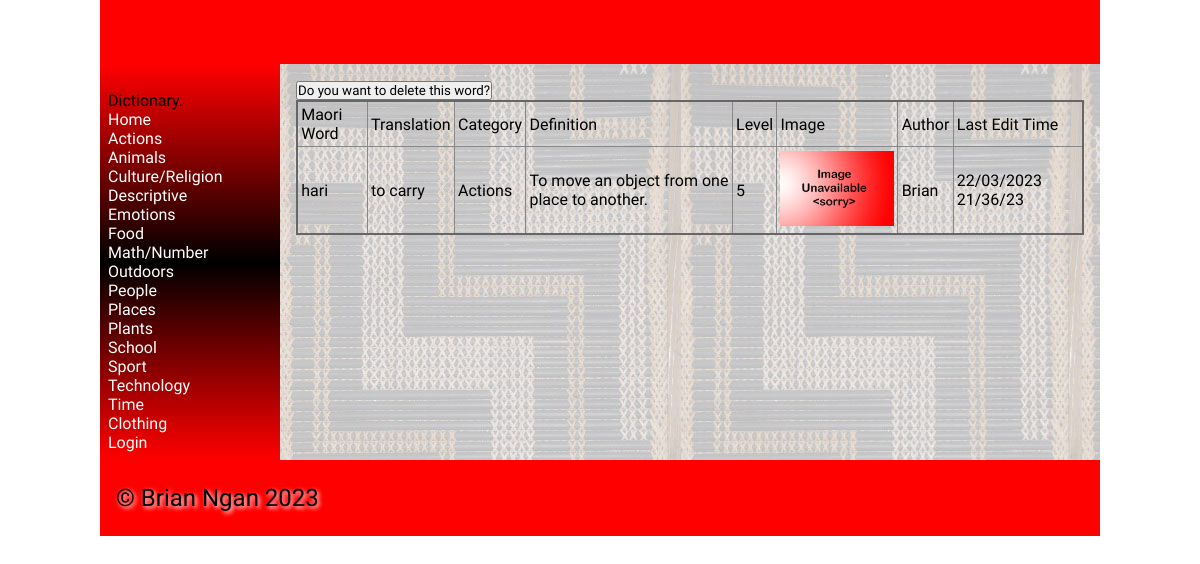
Page /worddisplay/1210 on the committed database.
### tables this page shows
CREATE TABLE categories
(
    id       integer
        primary key autoincrement,
    category varchar(30)
);

CREATE TABLE "vocab_list"
(
    id                  integer
        primary key autoincrement,
    maori_word          varchar default 30,
    english_translation varchar default 30,
    category            integer,
    definition          varchar default 500,
    level               integer,
    image               varchar(60),
    author              integer,
    last_edit_time      varchar(50)
);

CREATE TABLE user
(
    id         integer
        primary key autoincrement,
    first_name varchar default 30,
    last_name  varchar default 30,
    email      varchar default 80
        unique,
    password   char    default 60
, user_type integer);

### flaskProject/app.py (the view)
@app.route('/worddisplay/<word_id>')
def render_worddisplay(word_id):
    con = create_connection(DATABASE)
    cur = con.cursor()
    query = "SELECT vocab_list.id, vocab_list.maori_word, vocab_list.english_translation, categories.category, " \
            "vocab_list.definition, vocab_list.level, vocab_list.image, user.first_name, vocab_list.last_edit_time " \
            "FROM vocab_list INNER JOIN categories ON vocab_list.category=categories.id INNER JOIN user ON " \
            "vocab_list.author=user.id WHERE vocab_list.id = ?"
    cur.execute(query, (word_id,))
    words_list = cur.fetchall()
    return render_template('worddisplay.html', logged_in=logged_in_checker(), categories=get_all_category(),
                           word=words_list)

### flaskProject/app.py (called while the page is built)
def create_connection(db_file):
    try:
        connection = sqlite3.connect(db_file)
        return connection
    except Error as e:
        print(e)
    return None

def logged_in_checker():
    if session.get('email') is None:
        return None
    elif session.get('user_type') == 1:
        return 0
    elif session.get('user_type') == 2:
        return 1

def get_all_category():
    con = create_connection(DATABASE)
    cur = con.cursor()
    query = "SELECT * FROM categories"
    cur.execute(query, )
    return cur.fetchall()

### flaskProject/templates/worddisplay.html (shortened to what this page needs)
{% extends "base.html" %}
{% block main %}
<table>
    <thead>
        <tr>
            <td>Maori Word</td>
            <td>Translation</td>
            <td>Category</td>
            <td>Definition</td>
            <td>Level</td>
            <td>Image</td>
            <td>Author</td>
            <td>Last Edit Time</td>
        </tr>
    </thead>
    <tbody>
    {% for credential in word %}
        <tr>
            <td>{{ credential[1] }}</td>
            <td>{{ credential[2] }}</td>
            <td>{{ credential[3] }}</td>
            <td>{{ credential[4] }}</td>
            <td>{{ credential[5] }}</td>
            <td>
                {% if credential[6] %}
                    <img src="/static/images/{{ credential[6] }}">
                {% else %}
                    <img src="/static/images/noimage.png">
                {% endif %}
            </td>
            <td>{{ credential[7] }}</td>
            <td>{{ credential[8] }}</td>
        </tr>
        <form method="post" action="/removeword" onsubmit="return confirm('Are you sure you want to delete this word?');">
            <input type="submit" value="Do you want to delete this word?">
        </form>
    {% endfor %}
    </tbody>
</table>
{% endblock %}

### flaskProject/templates/base.html (shortened to what this page needs)
<!doctype html>
<html lang="en">
<head>
	<link href="{{ url_for('static', filename='css/style.css') }}" rel="stylesheet">
</head>
<body>
	<div id="container">
		<header>
			<h1>{% block heading %}{% endblock %}</h1>
		</header>
		<nav>
			<div class="container">
				<div class="navbar-brand">Dictionary.</div>
					<div class="navbar-links">
						<a href="/">Home</a><br>
                        {% for category in categories %}
                        <a href="/category/{{ category[0] }}">{{ category[1] }}</a><br>
                        {% endfor %}
						{% if logged_in == None %}
						<a href="/login">Login</a>
						{% else %}
						<a href="/logout">Logout</a>
						{%endif%}
					</div>
			</div>
		</nav>
		<main>
            {% block main%}{% endblock %}
        </main>
		<footer>
			<p>
				&copy; Brian Ngan 2023
			</p>
		</footer>
	</div>
</body>
</html>

### flaskProject/static/css/style.css (style rules this page uses)
* { font-family: Comfortaa, sans-serif; margin: 0; padding: 0; box-sizing: border-box; }
#container { display: grid; grid-template-columns: 75px auto; grid-template-areas: 'nav header' 'main main' 'footer footer'; }
header { grid-area: header; background-color: #f00; padding: 1rem; }
nav { grid-area: nav; }
main { grid-area: main; padding: 1rem; background-color: #edd; }
h1, h2, h3, h4 { padding: 1rem 0; font-family: 'Suez One', serif; color: #000; text-shadow: 2px 2px 4px #fff; }
p { padding: 0.5rem 0; }
a { color: #222; }
img { width: 100%; }
table { width: 100%; border: 2px solid #666; border-collapse: collapse; }
th, td { border: 1px solid #888; padding: 0.2rem; text-align: left; }
footer { grid-area: footer; padding: 1rem; background-color: #f00; }
footer p { color: #000; text-shadow: 2px 2px 4px #fff; font-size: 1.5rem; }
@media only screen and (min-width: 768px) { #container { grid-template-columns: 180px auto; grid-template-areas: 'header header' 'nav main' 'footer footer'; } }
@media only screen and (min-width: 768px) { nav { background: linear-gradient(180deg, rgba(255,0,0,1) 0%, rgba(0, 0, 0, 1) 50%, rgba(255,0,0,1) 100%); padding: 0.5rem; } }
@media only screen and (min-width: 768px) { nav a { color: #fff; text-decoration: none; } }
@media only screen and (min-width: 768px) { main { background-image: url('/poutama.jpg'); } }
@media only screen and (min-width: 1000px) { #container { width: 1000px; margin: auto; } }

### rows in the picture
categories: category "Actions"
categories: category "Animals"
categories: category "Culture/Religion"
categories: category "Descriptive"
categories: category "Emotions"
categories: category "Food"
categories: category "Math/Number"
categories: category "Outdoors"
categories: category "People"
categories: category "Places"
categories: category "Plants"
categories: category "School"
categories: category "Sport"
categories: category "Technology"
categories: category "Time"
categories: category "Clothing"
vocab_list: maori_word "hari", english_translation "to carry", category "Actions", definition "To move an object from one place to another.", level "5", image (placeholder picture), first_name "Brian", last_edit_time "22/03/2023 21/36/23"
